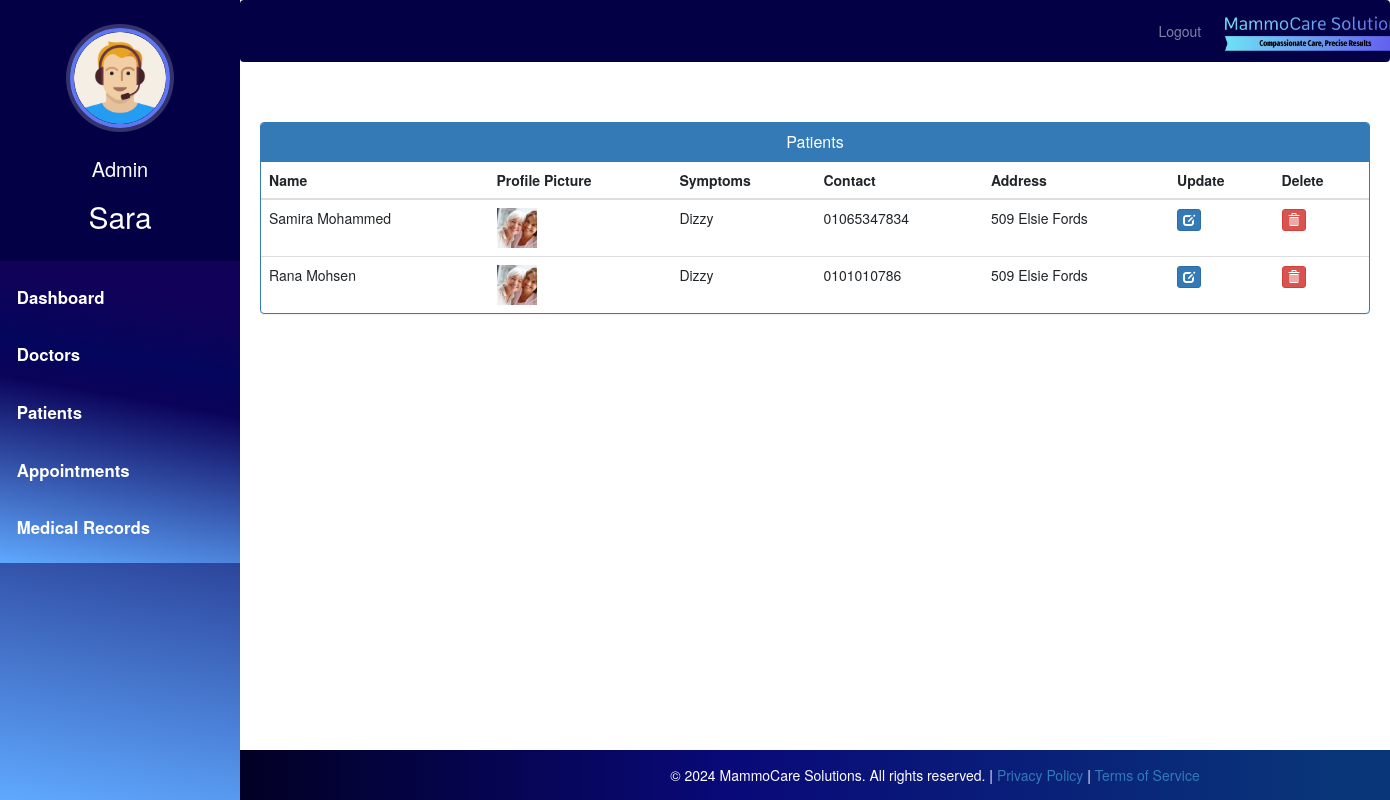
The page /admin-view-patient (signed in) on the database its author committed.
### hospital/models.py (models this page shows, shortened)
class Patient(models.Model):
    user=models.OneToOneField(User,on_delete=models.CASCADE)
    profile_pic= models.ImageField(upload_to='profile_pic/PatientProfilePic/',null=True,blank=True)
    address = models.CharField(max_length=40)
    mobile = models.CharField(max_length=20,null=False)
    symptoms = models.CharField(max_length=100,null=False)
    assignedDoctorId = models.PositiveIntegerField(null=True)
    admitDate=models.DateField(auto_now=True)
    dob = models.DateField()
    status=models.BooleanField(default=False)
    @property
    def get_name(self):
        return self.user.first_name+" "+self.user.last_name

### hospital/views.py (the view)
# urls.py: path('admin-view-patient', views.admin_view_patient_view,name='admin-view-patient'),
@login_required(login_url='adminlogin')
@user_passes_test(is_admin)
def admin_view_patient_view(request):
    patients=models.Patient.objects.all().filter(status=True)
    return render(request,'hospital/admin_view_patient.html',{'patients':patients})

### hospital/views.py (called while the page is built)
def is_admin(user):
    return user.groups.filter(name='ADMIN').exists()

### templates/hospital/admin_view_patient.html (shortened to what this page needs)
{% extends 'hospital/admin_base.html' %}
{% block content %}
{%load static%}
<head>
  <link href="//netdna.bootstrapcdn.com/bootstrap/3.0.0/css/bootstrap.min.css" rel="stylesheet" id="bootstrap-css">
</head>
<div class="container">
  <div class="panel panel-primary">
    <div class="panel-heading">
      <h6 class="panel-title">Patients</h6>
    </div>
    <table class="table table-hover" id="dev-table">
      <thead>
        <tr>
          <th>Name</th>
          <th>Profile Picture</th>
          <th>Symptoms</th>
          <th>Contact</th>
          <th>Address</th>
          <th>Update</th>
          <th>Delete</th>
        </tr>
      </thead>
      {% for p in patients %}
      <tr>
        <td> {{p.get_name}}</td>
        <td> <img src="{% static p.profile_pic.url %}" alt="Profile Pic" height="40px" width="40px" /></td>
        <td>{{p.symptoms}}</td>
        <td>{{p.mobile}}</td>
        <td>{{p.address}}</td>
        <td><a class="btn btn-primary btn-xs" href="{% url 'update-patient' p.id  %}"><span class="glyphicon glyphicon-edit"></span></a></td>
        <td><a class="btn btn-danger btn-xs" href="{% url 'delete-patient-from-hospital' p.id  %}"><span class="glyphicon glyphicon-trash"></span></a></td>
      </tr>
      {% endfor %}
    </table>
  </div>
</div>
<div class="footer-container">
  <footer>
    <div class="footer-content">
      <p>
        &copy; 2024 MammoCare Solutions. All rights reserved. | <a href="/privacy_policy">Privacy Policy</a> | <a href="/terms">Terms of Service</a>
      </p>
    </div>
  </footer>
</div>
{% endblock content %}

### templates/hospital/admin_base.html (shortened to what this page needs)
<!DOCTYPE html>
{% load static %}
<html lang="en">
<head>
  <link rel="stylesheet" href="https://stackpath.bootstrapcdn.com/bootstrap/4.3.1/css/bootstrap.min.css">
  <link rel="stylesheet" href="https://maxcdn.bootstrapcdn.com/font-awesome/4.7.0/css/font-awesome.min.css">
  <link rel="stylesheet" href="{% static '/style.css' %}">
</head>
<body>
  <nav class="menu" tabindex="0">
    <header class="avatar">
      <div style="display: inline-block;">
        <img src="{% static "images/adminpropic.png" %}" />
        <br><br>
        <h6 style="color: white; font-size: 20px;">Admin</h6>
      </div>
      <h2>{{ request.user.first_name }}</h2>
    </header>
    <ul>
      <li tabindex="0" class="icon-dashboard"> <a style="color:white; text-decoration:none;" href="/admin-dashboard"><span>Dashboard</span></a> </li>
      <li tabindex="0" class="icon-customers"> <a style="color:white; text-decoration:none;" href="/admin-doctor"><span>Doctors</span></a></li>
      <li tabindex="0" class="icon-users"> <a style="color:white; text-decoration:none;" href="/admin-patient"><span>Patients</span></a></li>
      <li tabindex="0" class="icon-calendar"> <a style="color:white; text-decoration:none;" href="/admin-appointment"><span>Appointments</span></a></li>
      <li tabindex="0" class="icon-calendar"> <a style="color:white; text-decoration:none;" href="/admin-medical-records"><span>Medical Records</span></a></li>
    </ul>
  </nav>
  <main>
    <div class="bs-example">
      <nav class="navbar navbar-expand-md navbar-dark fixed-top" style="background:#040046;">
        <div class="navbar-nav" style=" margin-left: 80%;">
          <a href="/index" class="nav-item nav-link">Logout</a>
        </div>
        <a href="/admin-dashboard" class="navbar-brand">
          <img src="{% static 'images/mammocare-logo.jpeg' %}" alt="Logo" height="40" style="margin-top: -7px;">
        </a>
      </nav>
    </div>
    <br><br>
    {% block content %}
    {% endblock content %}
    <br><br><br><br>
    <footer>
      <br>
      <div class="container">
      </div>
    </footer>
  </main>
</body>
</html>

### static/style.css (style rules this page uses)
body { padding-left: 240px; }
main { position: relative; height: 100vh; }
.menu { background: #5bc995; height: 100vh; width: 240px; position: fixed; top: 0px; left: 0; z-index: 5; outline: none; }
.menu .avatar { background: rgba(0, 0, 0, 0.1); padding: 2em 0.5em; text-align: center; }
.menu .avatar img { width: 100px; border-radius: 50%; overflow: hidden; border: 4px solid #ffea92; box-shadow: 0 0 0 4px rgba(255, 255, 255, 0.2); }
.menu .avatar h2 { font-weight: normal; margin-bottom: 0; }
.menu ul { list-style: none; padding: 0.5em 0; margin: 0; }
.menu ul li { padding: 0.5em 1em 0.5em 3em; font-size: 0.95em; font-weight: regular; background-repeat: no-repeat; background-position: left 15px center; background-size: auto 20px; transition: all 0.15s linear; cursor: pointer; }
.menu ul li.icon-dashboard { background-image: url("http://www.entypo.com/images//gauge.svg"); }
.menu ul li.icon-customers { background-image: url("http://www.entypo.com/images//briefcase.svg"); }
.menu ul li.icon-users { background-image: url("http://www.entypo.com/images//users.svg"); }
.menu ul li.icon-calendar { background-image: url("http://www.entypo.com/images//calendar.svg"); }

### templates/hospital/admin_base.html (style rules this page uses)
a:link { text-decoration: none; }
a { color: white; }
footer { padding: 0px 0px 0px 0px; background-color: black; margin: 0px; }
p { text-align: center; }
body { padding-left: 240px; }
main { position: relative; height: 100vh; }
.menu { background: #03a9f4; height: 100vh; width: 240px; position: fixed; top: 0px; left: 0; z-index: 5; outline: none; }
.menu .avatar { background: rgba(0, 0, 0, 0.1); padding: 2em 0.5em; text-align: center; }
.menu .avatar img { width: 100px; border-radius: 50%; overflow: hidden; border: 4px solid #ffea92; box-shadow: 0 0 0 4px rgba(255, 255, 255, 0.2); }
.menu .avatar h2 { font-weight: normal; margin-bottom: 0; }
.menu ul { list-style: none; padding: 0.5em 0; margin: 0; }
.menu ul li { padding: 0.5em 1em 0.5em 3em; font-size: 0.95em; font-weight: regular; background-repeat: no-repeat; background-position: left 15px center; background-size: auto 20px; transition: all 0.15s linear; cursor: pointer; }
.menu ul li.icon-dashboard { background-image: url("http://www.entypo.com/images//gauge.svg"); }
.menu ul li.icon-customers { background-image: url("http://www.entypo.com/images//briefcase.svg"); }
.menu ul li.icon-users { background-image: url("http://www.entypo.com/images//users.svg"); }
.menu ul li.icon-calendar { background-image: url("http://www.entypo.com/images//calendar.svg"); }
body { padding-left: 240px; margin-top: 50px; }
.menu { background: rgb(2,0,36); background: linear-gradient(10deg, rgba(2,0,36,1) 0%, rgba(95,169,255,1) 0%, rgba(11,3,90,1) 55%, rgba(4,5,92,1) 66%, rgba(18,1,88,0.9568160027682948) 87%); height: 100vh; width: 240px; position: fixed; top: 0px; left: 0; z-index: 5; outline: none; transition: left 0.3s; }
.menu .avatar { background: #040046; padding: 2em 0.5em; text-align: center; }
.menu .avatar img { width: 100px; height: 100px; border-radius: 50%; overflow: hidden; border: 4px solid #5f77f0; box-shadow: 0 0 0 4px rgba(255, 255, 255, 0.2); }
.menu .avatar h2 { font-weight: normal; margin-bottom: 0; color: #fff; margin-top: 10px; }
.menu ul { list-style: none; padding: 0.5em 0; margin: 0; background: rgb(2,0,36); background: linear-gradient(10deg, rgba(2,0,36,1) 0%, rgba(95,169,255,1) 0%, rgba(11,3,90,1) 55%, rgba(4,5,92,1) 66%, rgba(18,1,88,0.9568160027682948) 87%); }
.menu ul li { padding: 1em; font-size: 1.2em; font-weight: bold; transition: background-color 0.3s ease; }
.menu ul li a { color: #fff; text-decoration: none; }
footer { padding: 0px 0px 0px 0px; background: rgb(2, 0, 36); background: linear-gradient(90deg, rgba(2, 0, 36, 1) 0%, rgba(9, 9, 121, 1) 35%, rgba(9, 53, 121, 1) 78%); margin: 0px; position: fixed; bottom: 0; width: 100%; height: 50px; text-align: center; }

### templates/hospital/admin_view_patient.html (style rules this page uses)
.footer-container { position: fixed; width: 100%; z-index: 1001; }
.footer-content { padding: 10px 0; bottom: 0px; }
footer { padding: 0px 0px; background: rgb(2, 0, 36); background: linear-gradient(90deg, rgba(2, 0, 36, 1) 0%, rgba(9, 9, 121, 1) 35%, rgba(9, 53, 121, 1) 78%); position: fixed; margin: 0px; width: 100%; height: 50px; color: white; z-index: 0; }
footer p { margin: 5px 0; font-size: 14px; }
a:link { text-decoration: none; }
h6 { text-align: center; }

### rows shown on the page
Patient: get_name "Samira Mohammed", profile_pic (picture), symptoms "Dizzy", mobile "01065347834", address "509 Elsie Fords"
Patient: get_name "Rana Mohsen", profile_pic (picture), symptoms "Dizzy", mobile "0101010786", address "509 Elsie Fords"

### other values the page prints
{{ request.user.first_name }} "Sara"
